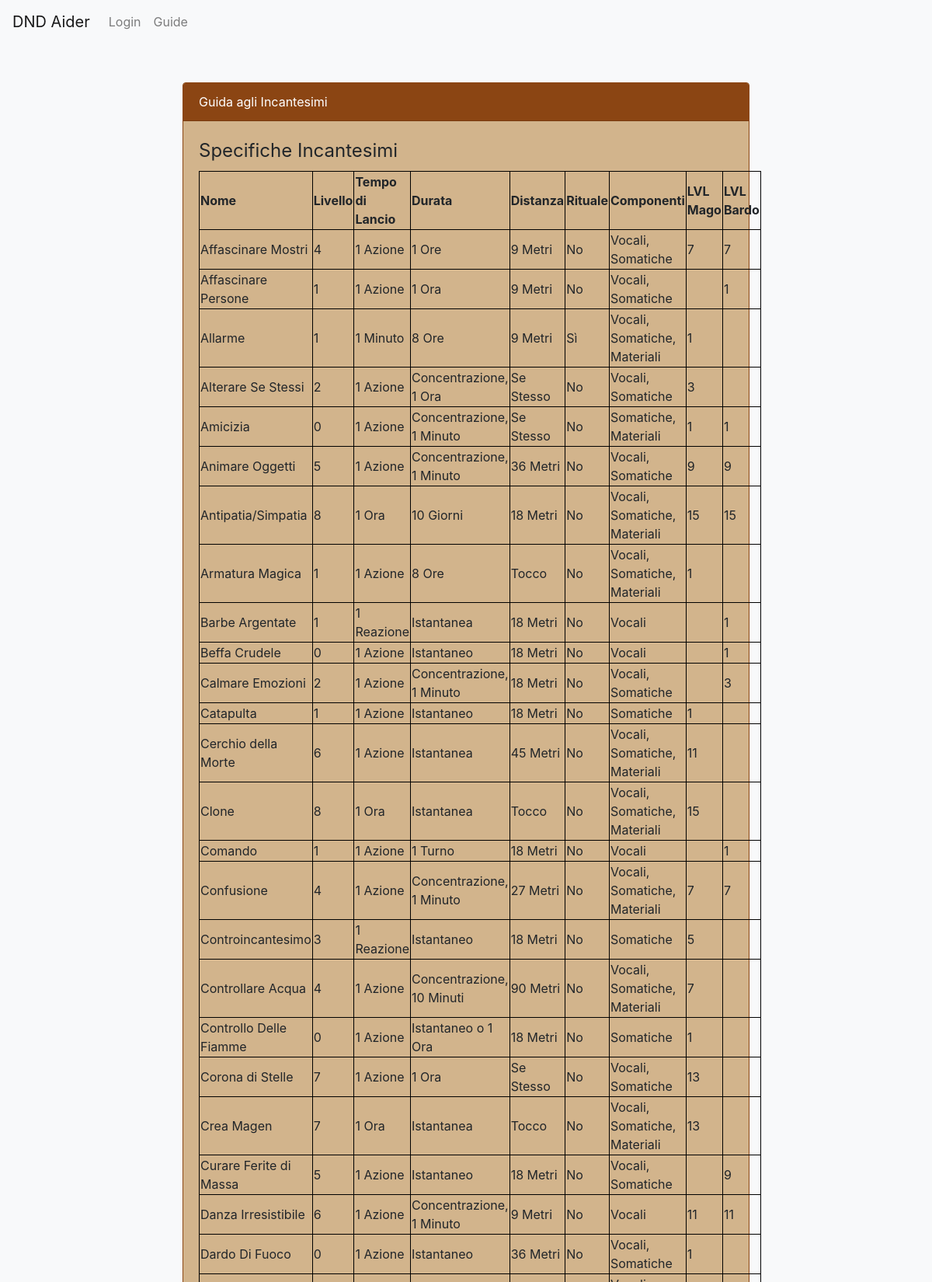
Screenshot of /guideincantesimi.php (upper part) with the database file from the repository.
### tables this page shows
CREATE TABLE `incantesimo` (
  `Nome` varchar(30) NOT NULL,
  `Livello` int(11) NOT NULL,
  `Scuola` varchar(30) NOT NULL,
  `Tempo_di_Lancio` varchar(50) NOT NULL,
  `Distanza` varchar(20) NOT NULL,
  `Durata` varchar(50) NOT NULL,
  `Descrizione` varchar(2000) NOT NULL,
  `Componenti` varchar(50) NOT NULL,
  `Rituale` tinyint(1) NOT NULL,
  `ID_Mago` int(11) DEFAULT NULL,
  `ID_Bardo` int(11) DEFAULT NULL
);

### database.php (called while the page is built, shortened)
<?php
class DatabaseHelper{
    public $db;
    public function __construct($servername, $username, $password, $dbname, $port){
        $this->db = new mysqli($servername, $username, $password, $dbname, $port);
    }
public function getSpells(){
    $query="SELECT * FROM incantesimo";
    $stmt = $this->db->prepare($query);
    $stmt->execute();
    $result = $stmt->get_result();
    $spells=array();
    while ($row = $result->fetch_assoc()){
        $spells[]=$row;
    }
    return $spells;
}
}
?>

### bootstrap.php (called while the page is built, shortened)
<?php
    require_once("database.php");
    $dbh = new DatabaseHelper("localhost", "root", "", "dnd_character_manager", 3306);
?>

### guideincantesimi.php (the view, shortened to what this page needs)
<?php
    require_once("bootstrap.php");
?>
<!DOCTYPE html>
<html lang="en">
<head>
    <link rel="stylesheet" href="https://stackpath.bootstrapcdn.com/bootstrap/4.5.0/css/bootstrap.min.css">
</head>
<body>
<header><nav class="navbar navbar-expand-lg navbar-light bg-light">
  <a class="navbar-brand" href="index.php">DND Aider</a>
  <div class="collapse navbar-collapse" id="navbarSupportedContent">
    <ul class="navbar-nav mr-auto">
      <?php
      if (isset($_SESSION["ID"])){
      ?>
       <li class="nav-item">
        <a class="nav-link" href="logout.php">Logout</a>
      </li>
      <li class="nav-item">
        <a class="nav-link" href="create.php">Crea</a>
      </li>
      <?php
      }else{
      ?>
      <li class="nav-item">
        <a class="nav-link" href="login.php">Login</a>
      </li>
      <?php
    } ?>
      <li class="nav-item">
        <a class="nav-link" href="guide.php">Guide</a>
      </li>
    </ul>
  </div>
</nav></header>
<div class="container">
        <div class="row justify-content-center">
            <div class="col-md-8">
                <div class="card">
                    <div class="card-header">Guida agli Incantesimi</div>
                    <div class="card-body">
                    <section>
                    <table>
                    <legend>Specifiche Incantesimi</legend>
                      <tr>
                      <th>Nome</th>
                      <th>Livello</th>
                      <th>Tempo di Lancio</th>
                      <th>Durata</th>
                      <th>Distanza</th>
                      <th>Rituale</th>
                      <th>Componenti</th>
                      <th>LVL Mago</th>
                      <th>LVL Bardo</th>
                      </tr>
                    <?php
                    $tuttincantesimi=$dbh->getSpells();
                    foreach($tuttincantesimi as $row){
                        if ($row["Rituale"]==0){
                            $row["Rituale"]="No";
                        }else{
                            $row["Rituale"]="Sì";
                        }
                    echo "<tr><td>".htmlentities($row["Nome"])."</td>
                    <td>".htmlentities($row["Livello"])."</td>
                    <td>".htmlentities($row["Tempo_di_Lancio"])."</td>
                    <td>".htmlentities($row["Durata"])."</td>
                    <td>".htmlentities($row["Distanza"])."</td>
                    <td>".htmlentities($row["Rituale"])."</td>
                    <td>".htmlentities($row["Componenti"])."</td>
                    <td>".htmlentities($row["ID_Mago"])."</td>
                    <td>".htmlentities($row["ID_Bardo"])."</td></tr>";
                }
                    ?>
                     </table>
                     </section>
                    </div>
                </div>
            </div>
        </div>
    </div>
</body>
</html>

### guideincantesimi.php (style rules this page uses)
body { background-color: #f8f9fa; }
.card { margin-top: 50px; background-color: #d2b48c; border: 1px solid #8b4513; }
.card-header { background-color: #8b4513; color: #fff; }
table, th, td { border: 1px solid black; border-collapse:collapse; }

### rows the page displays
incantesimo: Nome "Affascinare Mostri", Livello "4", Tempo_di_Lancio "1 Azione", Durata "1 Ore", Distanza "9 Metri", Rituale "No", Componenti "Vocali, Somatiche", ID_Mago "7", ID_Bardo "7"
incantesimo: Nome "Affascinare Persone", Livello "1", Tempo_di_Lancio "1 Azione", Durata "1 Ora", Distanza "9 Metri", Rituale "No", Componenti "Vocali, Somatiche", ID_Bardo "1"
incantesimo: Nome "Allarme", Livello "1", Tempo_di_Lancio "1 Minuto", Durata "8 Ore", Distanza "9 Metri", Rituale "Sì", Componenti "Vocali, Somatiche, Materiali", ID_Mago "1"
incantesimo: Nome "Alterare Se Stessi", Livello "2", Tempo_di_Lancio "1 Azione", Durata "Concentrazione, 1 Ora", Distanza "Se Stesso", Rituale "No", Componenti "Vocali, Somatiche", ID_Mago "3"
incantesimo: Nome "Amicizia", Livello "0", Tempo_di_Lancio "1 Azione", Durata "Concentrazione, 1 Minuto", Distanza "Se Stesso", Rituale "No", Componenti "Somatiche, Materiali", ID_Mago "1", ID_Bardo "1"
incantesimo: Nome "Animare Oggetti", Livello "5", Tempo_di_Lancio "1 Azione", Durata "Concentrazione, 1 Minuto", Distanza "36 Metri", Rituale "No", Componenti "Vocali, Somatiche", ID_Mago "9", ID_Bardo "9"
incantesimo: Nome "Antipatia/Simpatia", Livello "8", Tempo_di_Lancio "1 Ora", Durata "10 Giorni", Distanza "18 Metri", Rituale "No", Componenti "Vocali, Somatiche, Materiali", ID_Mago "15", ID_Bardo "15"
incantesimo: Nome "Armatura Magica", Livello "1", Tempo_di_Lancio "1 Azione", Durata "8 Ore", Distanza "Tocco", Rituale "No", Componenti "Vocali, Somatiche, Materiali", ID_Mago "1"
incantesimo: Nome "Barbe Argentate", Livello "1", Tempo_di_Lancio "1 Reazione", Durata "Istantanea", Distanza "18 Metri", Rituale "No", Componenti "Vocali", ID_Bardo "1"
incantesimo: Nome "Beffa Crudele", Livello "0", Tempo_di_Lancio "1 Azione", Durata "Istantaneo", Distanza "18 Metri", Rituale "No", Componenti "Vocali", ID_Bardo "1"
incantesimo: Nome "Calmare Emozioni", Livello "2", Tempo_di_Lancio "1 Azione", Durata "Concentrazione, 1 Minuto", Distanza "18 Metri", Rituale "No", Componenti "Vocali, Somatiche", ID_Bardo "3"
incantesimo: Nome "Catapulta", Livello "1", Tempo_di_Lancio "1 Azione", Durata "Istantaneo", Distanza "18 Metri", Rituale "No", Componenti "Somatiche", ID_Mago "1"
incantesimo: Nome "Cerchio della Morte", Livello "6", Tempo_di_Lancio "1 Azione", Durata "Istantanea", Distanza "45 Metri", Rituale "No", Componenti "Vocali, Somatiche, Materiali", ID_Mago "11"
incantesimo: Nome "Clone", Livello "8", Tempo_di_Lancio "1 Ora", Durata "Istantanea", Distanza "Tocco", Rituale "No", Componenti "Vocali, Somatiche, Materiali", ID_Mago "15"
incantesimo: Nome "Comando", Livello "1", Tempo_di_Lancio "1 Azione", Durata "1 Turno", Distanza "18 Metri", Rituale "No", Componenti "Vocali", ID_Bardo "1"
incantesimo: Nome "Confusione", Livello "4", Tempo_di_Lancio "1 Azione", Durata "Concentrazione, 1 Minuto", Distanza "27 Metri", Rituale "No", Componenti "Vocali, Somatiche, Materiali", ID_Mago "7", ID_Bardo "7"
incantesimo: Nome "Controincantesimo", Livello "3", Tempo_di_Lancio "1 Reazione", Durata "Istantaneo", Distanza "18 Metri", Rituale "No", Componenti "Somatiche", ID_Mago "5"
incantesimo: Nome "Controllare Acqua", Livello "4", Tempo_di_Lancio "1 Azione", Durata "Concentrazione, 10 Minuti", Distanza "90 Metri", Rituale "No", Componenti "Vocali, Somatiche, Materiali", ID_Mago "7"
incantesimo: Nome "Controllo Delle Fiamme", Livello "0", Tempo_di_Lancio "1 Azione", Durata "Istantaneo o 1 Ora", Distanza "18 Metri", Rituale "No", Componenti "Somatiche", ID_Mago "1"
incantesimo: Nome "Corona di Stelle", Livello "7", Tempo_di_Lancio "1 Azione", Durata "1 Ora", Distanza "Se Stesso", Rituale "No", Componenti "Vocali, Somatiche", ID_Mago "13"
incantesimo: Nome "Crea Magen", Livello "7", Tempo_di_Lancio "1 Ora", Durata "Istantanea", Distanza "Tocco", Rituale "No", Componenti "Vocali, Somatiche, Materiali", ID_Mago "13"
incantesimo: Nome "Curare Ferite di Massa", Livello "5", Tempo_di_Lancio "1 Azione", Durata "Istantaneo", Distanza "18 Metri", Rituale "No", Componenti "Vocali, Somatiche", ID_Bardo "9"
incantesimo: Nome "Danza Irresistibile", Livello "6", Tempo_di_Lancio "1 Azione", Durata "Concentrazione, 1 Minuto", Distanza "9 Metri", Rituale "No", Componenti "Vocali", ID_Mago "11", ID_Bardo "11"
incantesimo: Nome "Dardo Di Fuoco", Livello "0", Tempo_di_Lancio "1 Azione", Durata "Istantaneo", Distanza "36 Metri", Rituale "No", Componenti "Vocali, Somatiche", ID_Mago "1"
